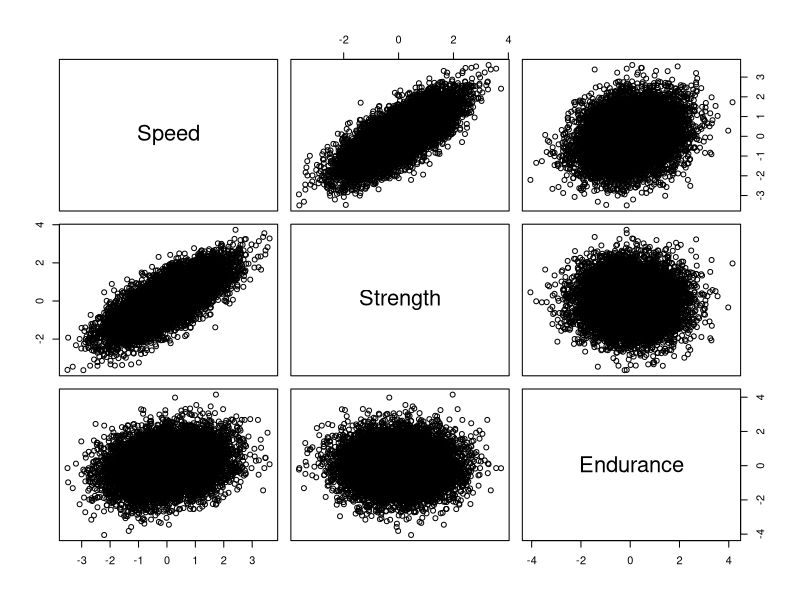
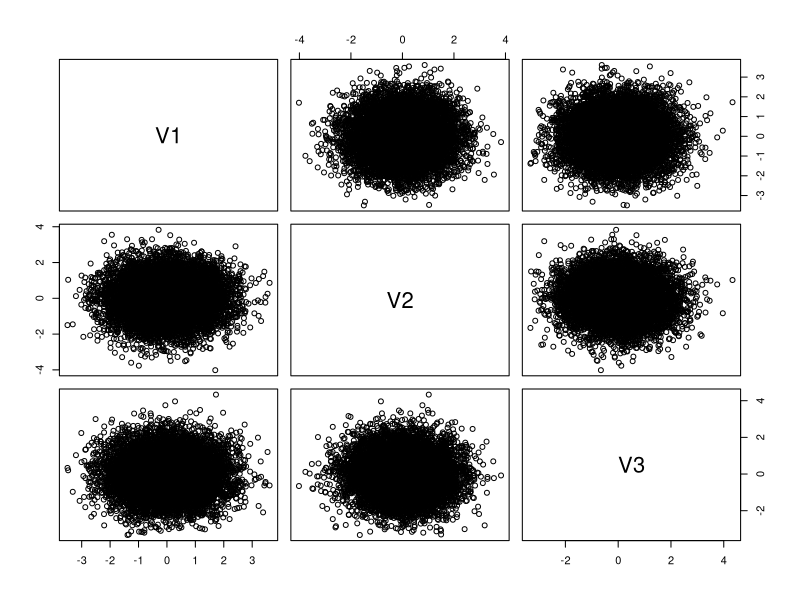

Write the R code that produced these figures, in order. (Note: this script raises an error after producing the figures.)
#Generate random data based on correlation matrix
#http://statistical-research.com/simulating-random-multivariate-correlated-data-continuous-variables/

R = matrix(cbind(1,.75,.25,  .75,1,0,  .25,0,1),nrow=3)

#Set Correlation Matrix
        # CogAbility,Consc,Level 1 Interview, J-Performance (Cortina et al. PPsych 2000)
                #R = matrix(cbind(1,.075,.055,  .45,.075,1,.092,.267,.055,.092,1,.2,.45,.267,.2,1),nrow=4)
        # CogAbility,Consc,Level 2 Interview, J-Performance (Cortina et al. PPsych 2000)
                #R = matrix(cbind(1,.075,.253,  .45,.075,1,.161,.267,.253,.161,1,.35,.45,.267,.35,1),nrow=4)
        # CogAbility,Consc,Level 3-4 Interview, J-Performance (Cortina et al. PPsych 2000)
                #R = matrix(cbind(1,.075,.270,  .45,.075,1,.258,.267,.27,.258,1,.56,.45,.267,.56,1),nrow=4)
U = t(chol(R))
nvars = dim(U)[1]
numobs = 100000
#set.seed(1)
random.normal = matrix(rnorm(nvars*numobs,0,1), nrow=nvars, ncol=numobs);
X = U %*% random.normal
newX = t(X)
raw = as.data.frame(newX)
orig.raw = as.data.frame(t(random.normal))

#Set names of variables
        #names(raw) = c("response","predictor1","predictor2")
        #names(raw) = c("GMA","Cons","Interv","Perform")
        names(raw) = c("Speed","Strength","Endurance")
cor(raw)

plot(head(raw, 10000))
plot(head(orig.raw,10000))

write.csv(head(raw,10000), file = "/Users/donzhang/Desktop/sim.cor.data.csv")
